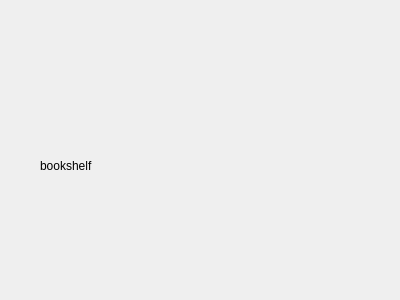
<?xml version="1.0" encoding="UTF-8"?>
<ui version="4.0">
 <class>Frame</class>
 <widget class="QFrame" name="Frame">
  <property name="geometry">
   <rect>
    <x>0</x>
    <y>0</y>
    <width>400</width>
    <height>300</height>
   </rect>
  </property>
  <property name="windowTitle">
   <string>Frame</string>
  </property>
  <widget class="QLabel" name="label">
   <property name="geometry">
    <rect>
     <x>40</x>
     <y>160</y>
     <width>54</width>
     <height>12</height>
    </rect>
   </property>
   <property name="text">
    <string>bookshelf</string>
   </property>
  </widget>
 </widget>
 <resources/>
 <connections/>
</ui>
